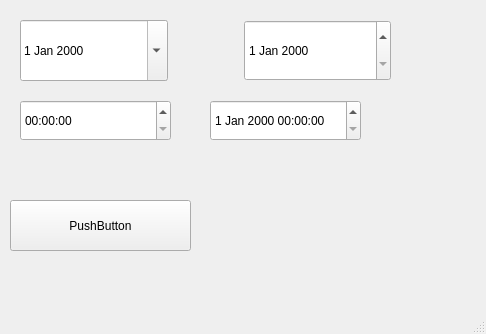
<?xml version="1.0" encoding="UTF-8"?>
<ui version="4.0">
 <class>MainWindow</class>
 <widget class="QMainWindow" name="MainWindow">
  <property name="geometry">
   <rect>
    <x>0</x>
    <y>0</y>
    <width>486</width>
    <height>334</height>
   </rect>
  </property>
  <property name="windowTitle">
   <string>MainWindow</string>
  </property>
  <widget class="QWidget" name="centralwidget">
   <widget class="QTimeEdit" name="timeEdit">
    <property name="geometry">
     <rect>
      <x>20</x>
      <y>100</y>
      <width>151</width>
      <height>41</height>
     </rect>
    </property>
   </widget>
   <widget class="QDateTimeEdit" name="dateTimeEdit">
    <property name="geometry">
     <rect>
      <x>210</x>
      <y>100</y>
      <width>151</width>
      <height>41</height>
     </rect>
    </property>
   </widget>
   <widget class="QPushButton" name="btnCalculate">
    <property name="geometry">
     <rect>
      <x>10</x>
      <y>200</y>
      <width>181</width>
      <height>51</height>
     </rect>
    </property>
    <property name="text">
     <string>PushButton</string>
    </property>
   </widget>
   <widget class="QWidget" name="">
    <property name="geometry">
     <rect>
      <x>20</x>
      <y>20</y>
      <width>371</width>
      <height>61</height>
     </rect>
    </property>
    <layout class="QHBoxLayout" name="horizontalLayout">
     <item>
      <widget class="QDateEdit" name="dateStart">
       <property name="sizePolicy">
        <sizepolicy hsizetype="Minimum" vsizetype="Preferred">
         <horstretch>0</horstretch>
         <verstretch>0</verstretch>
        </sizepolicy>
       </property>
       <property name="calendarPopup">
        <bool>true</bool>
       </property>
      </widget>
     </item>
     <item>
      <spacer name="horizontalSpacer">
       <property name="orientation">
        <enum>Qt::Horizontal</enum>
       </property>
       <property name="sizeType">
        <enum>QSizePolicy::Fixed</enum>
       </property>
       <property name="sizeHint" stdset="0">
        <size>
         <width>70</width>
         <height>20</height>
        </size>
       </property>
      </spacer>
     </item>
     <item>
      <widget class="QDateEdit" name="dateEnd">
       <property name="sizePolicy">
        <sizepolicy hsizetype="Minimum" vsizetype="Preferred">
         <horstretch>0</horstretch>
         <verstretch>0</verstretch>
        </sizepolicy>
       </property>
      </widget>
     </item>
    </layout>
   </widget>
  </widget>
  <widget class="QMenuBar" name="menubar">
   <property name="geometry">
    <rect>
     <x>0</x>
     <y>0</y>
     <width>486</width>
     <height>21</height>
    </rect>
   </property>
  </widget>
  <widget class="QStatusBar" name="statusbar"/>
 </widget>
 <resources/>
 <connections/>
</ui>
